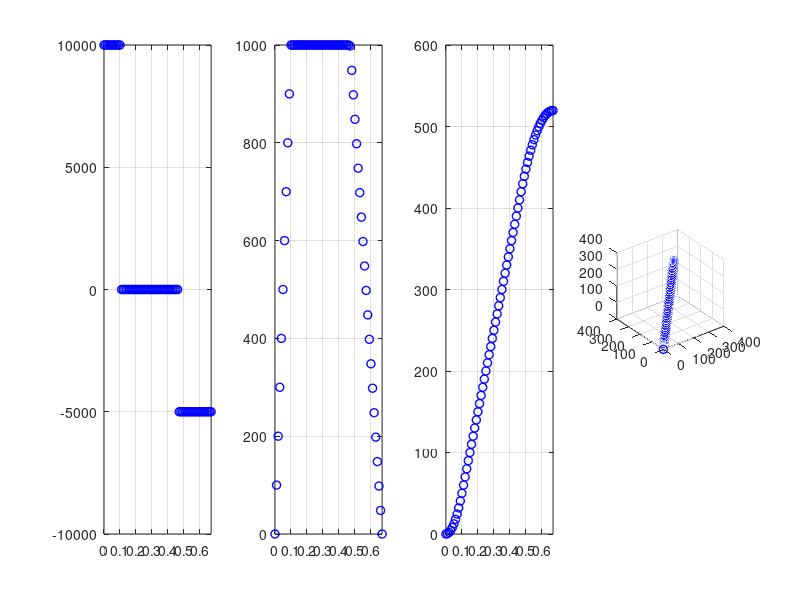

Recreate this plot in MATLAB.
clear all; clc; 
t=0;
ts = 0.01;
LastCycle=0;
%% Khai bao cac bien nho
mode = 0;
v1_pre = 0;
S1_pre = 0;
v2_pre = 0;
S2_pre = 0;
v3_pre = 0;
S3_pre = 0;
%% Toa do diem dau
x_a   = 0; %[mm]
y_a   = 0;
z_a   = 0;
%% Toa do diem cuoi
x_b   = 300; %[mm]
y_b   = 300;
z_b   = 300;
%% Quan duong di duoc

AB_MD   = sqrt(((x_b-x_a)^2)+((y_b-y_a)^2)+((z_b-z_a)^2));

%% Khai bao gia tri ban dau
t=0;
x_0       = 0;            %% trang thai cua diem dau
x_dot_0   = 0;
x_2dot_0  = 0;

x_F       = AB_MD;        %% trang thai cua diem cuoi
x_dot_F   = 0;
x_2dot_F  = 0;

v_0 = x_dot_0;             %% van toc diem dau
v_f = x_dot_F;             %% van toc diem cuoi

v_qd  = 1000;    %% [mm]/[s]
t_up = 0.1;
t_dw =0.2;
acc_max = 10000;   %[mm/s]
t_min = v_qd / acc_max;
if(t_up < t_min) 
    t_up = t_min;    
end
if(t_dw < t_min)  
    t_dw = t_min; 
end
a_up = (v_qd - v_0) / t_up;
a_dw = (v_f - v_qd) / t_dw;
a_giutoc = 0;
S_up =  v_0 * t_up + 0.5 * a_up * t_up * t_up;
S_dw =  v_qd * t_dw + 0.5 * a_dw * t_dw * t_dw;
S_giutoc = AB_MD - (S_up + S_dw);
t_giutoc = S_giutoc / v_qd;
tf = t_giutoc + t_up + t_dw;
if (t_up > tf/2 )
    t_up = tf/2;
end

if (t_dw > t_giutoc/2 )
    t_dw = tf/2;
end

while (1)
    % chia giai doan
    if (t <= t_up)
      mode = 1;
      a = a_up;
      v = v_0 + a_up * t;
      S = x_0 + (v_0 * t) + (0.5 * a_up * t * t);
    else
        if (t <= t_giutoc + t_up )
      mode = 2;
      t2 = t - t_up;
      a = 0; 
      v = v_qd + a * t2;
      S = (x_0 + v_0 * t_up + 0.5 * a_up * t_up * t_up) + (v_qd * t2) ;
        else
            if (t > t_giutoc + t_up )
      mode = 3;
      t3 = t - t_giutoc - t_up;
      a = a_dw;
      v = v_qd + a_dw * t3;
      S = (x_0 + v_0 * t_up + 0.5 * a_up * t_up * t_up + (v_qd * t_giutoc)) + (v_qd * t3) + 0.5 * a * t3 * t3 ; 
            end
        end
    end
%   switch mode
%     case 1
%       a = a_up;
%       v = a_up * t;
%       S = v_0 * t + 0.5 * a_up * t * t ; %
%       v1_f = v;
%       S1_f = S;
%     case 2
%       t2 = t - t_up;
%       a = 0; 
%       v = v1_f + a * t2;
%       S = S1_f + v * t2; % + 0.5 * a * t2 * t2 ; 
%       v2_f = v;
%       S2_f = S;
%     case 3
%       t3 = t - t_giutoc - t_up;
%       a = a_dw;
%       v = v2_f + a_dw * t3;
%       S = S2_f + ( v2_f* t3)+ 0.5 * a_dw * t3 * t3 ;;  %v * t3 + S2_f +
%       v3_f = v;
%       S3_f = S;
%       otherwise
% end 
    P_x_TCP   = x_a + (x_b - x_a)*S/AB_MD;
    P_y_TCP   = y_a + (y_b - y_a)*S/AB_MD;
    P_z_TCP   = z_a + (z_b - z_a)*S/AB_MD;
    
    subplot(1,4,1);
    plot(t,a,'-o','LineWidth',1,'MarkerEdgeColor','b')
    xlim([0 tf]);
    grid on;
    hold on;
    
    subplot(1,4,2);
    plot(t,v,'-o','LineWidth',1,'MarkerEdgeColor','b')
    xlim([0 tf]);
    grid on;
    hold on;
    
    subplot(1,4,3);
    plot(t,S,'-o','LineWidth',1,'MarkerEdgeColor','b')
    xlim([0 tf]);
    grid on;
    hold on;
    
    subplot(1,4,4);
    plot3(P_x_TCP,P_y_TCP,P_z_TCP,'-o','LineWidth',1,'MarkerEdgeColor','b')
    xlim([0 400]);
    ylim([0 400]);
    zlim([0 400]);
    view(3);
    axis equal; 
    grid on;
    hold on;
       
    if(LastCycle==1)
        break;
    end
    
    t=t+ts;
    if(t>tf)
         t=tf;
         LastCycle = 1;
    end
    pause(0.01);
end

sprintf("Simulation Done")
